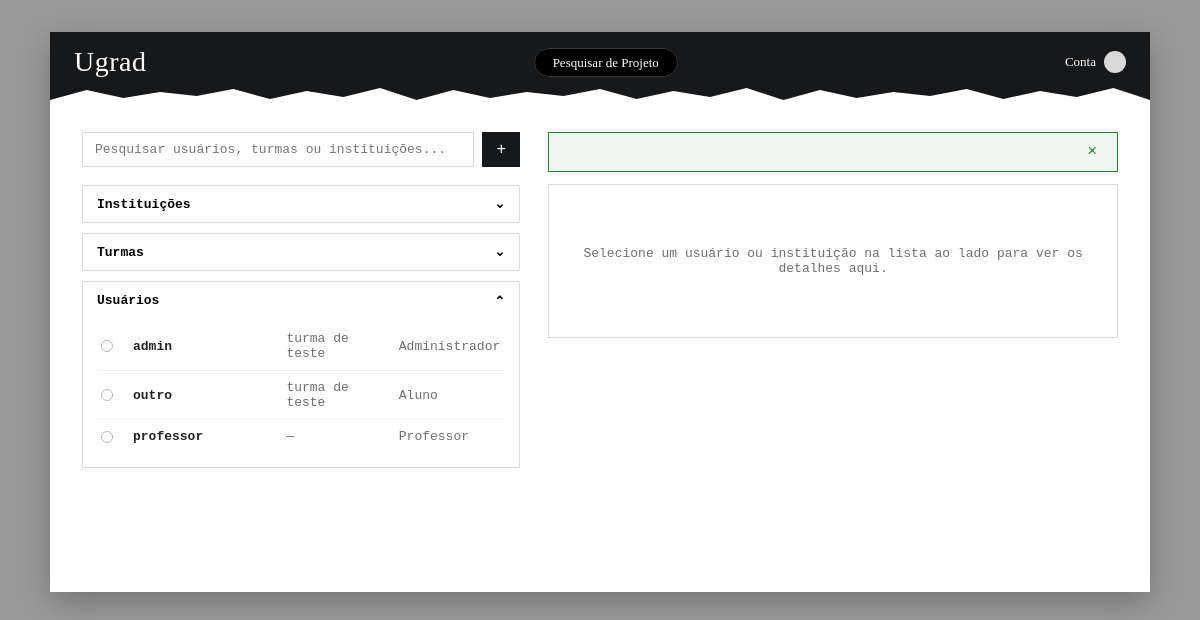
The page /Admin/pesquisa.php on the database its author committed.
### tables this page shows
CREATE TABLE usuarios(
  id int PRIMARY KEY AUTO_INCREMENT,
  nome varchar(64),
  email varchar(128) unique NOT NULL,
  senha varchar(128) NOT NULL,
  descricao varchar(1000),
  tipo int NOT NULL,
  ativada boolean DEFAULT TRUE,
  imagem_perfil longblob,
  data_criacao timestamp DEFAULT CURRENT_TIMESTAMP,
  FOREIGN KEY (tipo) REFERENCES tipos_usuario (id)
);

CREATE TABLE turmas(
  id int PRIMARY KEY AUTO_INCREMENT,
  nome varchar(25) NOT NULL,
  id_instituicao int NOT NULL,
  FOREIGN KEY (id_instituicao) REFERENCES usuarios(id)
);

CREATE TABLE tipos_usuario(
  id int PRIMARY KEY AUTO_INCREMENT,
  nome varchar(14) NOT NULL
);

### Admin/includes/data.php (called while the page is built, shortened)
<?php
require_once '../Servidor/config.php';
function tipo_label(string $tipoNome): string {
    $labels = [
        'ALUNO' => 'Aluno',
        'PROFESSOR' => 'Professor',
        'EMPRESARIO' => 'Investidor/Empresa',
        'INSTITUICAO' => 'Instituição',
        'ADMINISTRADOR' => 'Administrador',
    ];
    return $labels[$tipoNome] ?? ucfirst(strtolower($tipoNome));
}
function db_usuarios(string $q = ''): array {
    global $pdo;
    $sql = USUARIO_SELECT . ' WHERE tu.nome != \'INSTITUICAO\'';
    $params = [];
    $sql .= ' ORDER BY u.nome';
    $stmt = $pdo->prepare($sql);
    $stmt->execute($params);
    return $stmt->fetchAll();
}

### Admin/pesquisa.php (the view, shortened to what this page needs)
<?php
require __DIR__ . '/includes/data.php';
$q = trim($_GET['q'] ?? '');
$openTab = $_GET['tab'] ?? 'usuarios';
$usuarios = db_usuarios($q);
require __DIR__ . '/includes/header.php';
?>
<div class="search-layout">
  <div class="search-col">
    <form class="search-bar" method="get">
      <input type="text" name="q" value="<?= htmlspecialchars($q) ?>" placeholder="Pesquisar usuários, turmas ou instituições...">
      <button type="submit">+</button>
    </form>
    <div class="accordion-section<?= $openTab === 'instituicoes' ? ' open' : '' ?>" data-section="instituicoes">
      <button type="button" class="accordion-header">Instituições <span class="chev">⌄</span></button>
    </div>
    <div class="accordion-section<?= $openTab === 'turmas' ? ' open' : '' ?>" data-section="turmas">
      <button type="button" class="accordion-header">Turmas <span class="chev">⌄</span></button>
    </div>
    <div class="accordion-section<?= $openTab === 'usuarios' ? ' open' : '' ?>" data-section="usuarios">
      <button type="button" class="accordion-header">Usuários <span class="chev">⌄</span></button>
      <div class="accordion-body">
        <?php foreach ($usuarios as $u): ?>
          <div class="user-row" data-row-id="<?= $u['id'] ?>">
            <span class="radio"></span>
            <a class="user-name detail-trigger" href="usuario.php?id=<?= $u['id'] ?>" data-type="usuario" data-id="<?= $u['id'] ?>">
              <?= htmlspecialchars($u['nome']) ?>
            </a>
            <span class="dim"><?= htmlspecialchars($u['turma_nome'] ?? '—') ?></span>
            <span class="dim"><?= htmlspecialchars(tipo_label($u['tipo_nome'])) ?></span>
          </div>
        <?php endforeach; ?>
      </div>
    </div>
  </div>
  <div class="detail-col">
    <div id="actionBanner" class="action-banner" hidden>
      <button type="button" id="actionBannerClose" aria-label="Fechar">×</button>
    </div>
    <div id="detailPanel" class="detail-panel">
      <p class="detail-placeholder">Selecione um usuário ou instituição na lista ao lado para ver os detalhes aqui.</p>
    </div>
  </div>
</div>
</main>
</div>
</body>
</html>

### Admin/css/style.css (style rules this page uses)
:root { --black: #17181a; --near-black: #222325; --grey-bg: #9a9a9a; --card-bg: #ffffff; --border: #dcdcdc; --text: #232323; --text-muted: #6f6f6f; --red: #c62828; --red-dark: #a11f1f; --green: #2e7d32; --radius: 0; --font: 'IBM Plex Mono', 'Courier New', monospace; --soft-bg: #fafafa; --avatar-bg: #d9d9d9; --row-selected-bg: #f4f4f4; --fs-2xs: 10px; --fs-xs: 11px; --fs-sm: 12px; --fs-base: 13px; --fs-md: 14px; --fs-lg: 16px; --fs-xl: 18px; --fw-regular: 400; --fw-semibold: 600; }
* { box-sizing: border-box; }
button, input, textarea, select { font-family: inherit; }
body { margin: 0; font-family: var(--font); background: var(--grey-bg); color: var(--text); min-height: 100vh; transition: background-color .15s ease, color .15s ease; }
a { color: inherit; text-decoration: none; }
.search-layout { display: grid; grid-template-columns: minmax(260px, 1fr) 1.3fr; gap: 28px; align-items: start; }
.detail-col { position: sticky; top: 20px; }
.detail-panel { border: 1px solid var(--border); border-radius: var(--radius); padding: 18px; max-height: 75vh; overflow-y: auto; }
.detail-placeholder { font-size: var(--fs-base); color: var(--text-muted); text-align: center; padding: 30px 10px; }
.action-banner { display: flex; align-items: center; justify-content: space-between; gap: 10px; background: #eef8ee; border: 1px solid var(--green); color: var(--green); padding: 10px 14px; border-radius: var(--radius); margin-bottom: 12px; font-size: var(--fs-md); }
.action-banner button { background: none; border: none; font-size: var(--fs-lg); line-height: 1; cursor: pointer; color: inherit; }
.search-bar { display: flex; gap: 8px; margin-bottom: 18px; }
.search-bar input[type="text"] { flex: 1; padding: 9px 12px; border: 1px solid var(--border); border-radius: var(--radius); font-size: var(--fs-base); }
.search-bar button { width: 38px; border: none; background: var(--black); color: #fff; border-radius: var(--radius); cursor: pointer; font-size: var(--fs-lg); }
.accordion-section { border: 1px solid var(--border); border-radius: var(--radius); margin-bottom: 10px; overflow: hidden; }
.accordion-header { width: 100%; background: #fff; border: none; text-align: left; padding: 10px 14px; font-size: var(--fs-base); font-weight: var(--fw-semibold); cursor: pointer; display: flex; justify-content: space-between; align-items: center; }
.accordion-header .chev { transition: transform .15s ease; }
.accordion-section.open .accordion-header .chev { transform: rotate(180deg); }
.accordion-body { display: none; padding: 4px 14px 14px; }
.accordion-section.open .accordion-body { display: block; }
.user-row { display: grid; grid-template-columns: 22px 1.4fr 1fr 1fr; align-items: center; gap: 10px; padding: 9px 4px; font-size: var(--fs-base); border-top: 1px solid #eee; }
.user-row:first-child { border-top: none; }
.user-row .radio { width: 12px; height: 12px; border-radius: 50%; border: 1px solid #b5b5b5; display: inline-block; }
.user-row a.user-name { font-weight: var(--fw-semibold); }
.user-row span.dim { color: var(--text-muted); }

### rows shown on the page
usuarios: nome "admin", turmas.nome "turma de teste", tipo.nome "Administrador"
usuarios: nome "outro", turmas.nome "turma de teste", tipo.nome "Aluno"
usuarios: nome "professor", turma_nome "—", tipo.nome "Professor"
